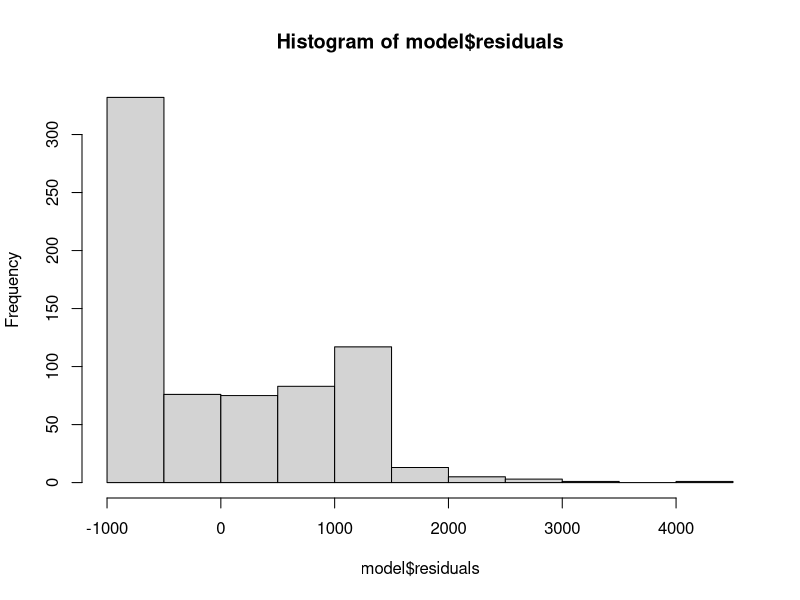

Source code (R):

#install.packages("tidyverse")
library(tidyverse)
library(readr)
library(readxl)

mroz <- read_xlsx("data/mroz.xlsx")

data()
head(mroz, 10)


mroz %>%
  lm(KadinCalismaSuresi ~ KadinYasi, data = .) %>%
  summary()


model <- lm(KadinCalismaSuresi ~ KadinYasi, data = mroz)
model
summary(model)

attributes(model)
model$residuals
hist(model$residuals)


new_kadin_yasi <- data.frame(KadinYasi = c(22, 33, 44))
predict(model, new_kadin_yasi) %>% round(1)
